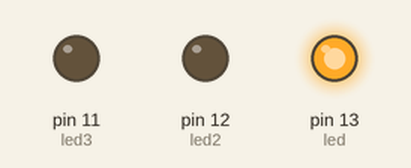
This sketch was run on a simulated Arduino Uno, built with avr-gcc and run on an emulated ATmega328P. On the bench: output pins drawn as LEDs (lit = HIGH).

Above: at 1.5 s.
At 3.5 s:
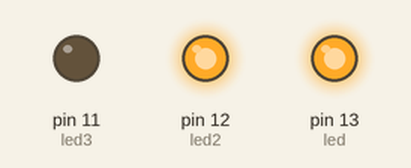
At 5.0 s:
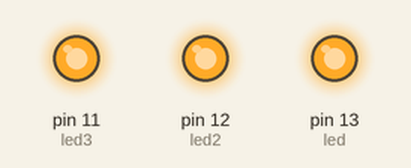
At 6.5 s:
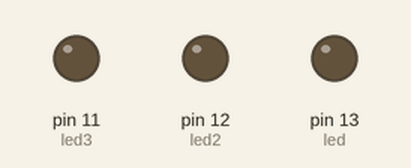
Timing chart, 0 to 9.1 s (numbered marks = the images above):
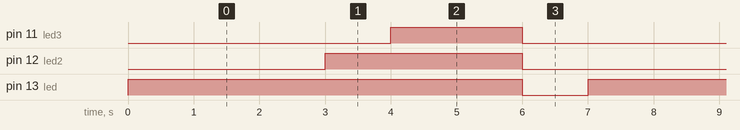

Measured:
- by itself, pin 11 (led3): alternates HIGH for 2.0 s and LOW for 5.0 s
- by itself, pin 12 (led2): alternates HIGH for 3.0 s and LOW for 4.0 s
- by itself, pin 13 (led): alternates HIGH for 6.0 s and LOW for 1.0 s

The sketch:

leds.ino
```cpp
int led = 13;
int led2 = 12;
int led3 = 11;
void setup() {
  pinMode(led, OUTPUT);
  pinMode(led2, OUTPUT);
  pinMode(led3, OUTPUT);
}

void loop() {
  digitalWrite(led, HIGH);
  delay(3000);
  digitalWrite(led2, HIGH);
  delay(1000);
  digitalWrite(led3, HIGH);
  delay(2000);
  digitalWrite(led, LOW);
  digitalWrite(led2, LOW);
  digitalWrite(led3, LOW);
  delay(1000);

}
```
